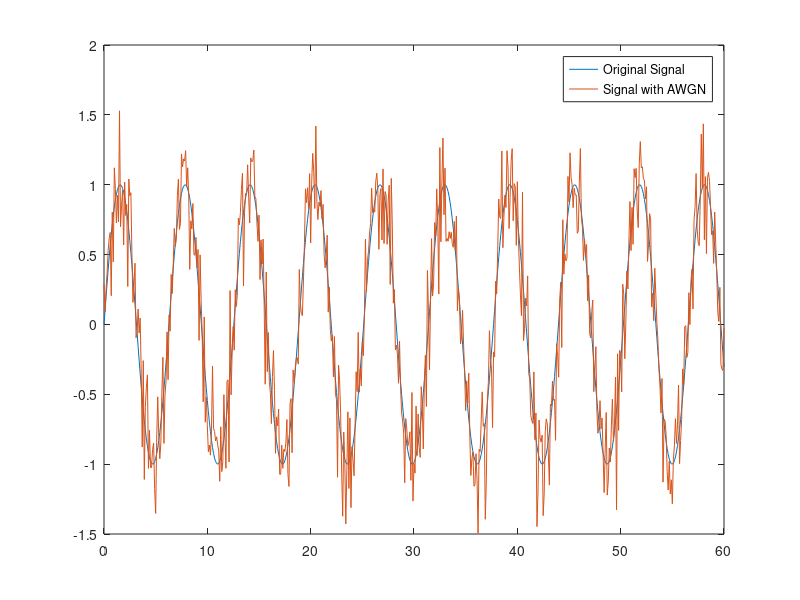

MATLAB code for this plot:
%Clear output screen
clc;
clear all;
close all;

%----------Input Section----------------
t = (0:0.1:60)';
x = sin(t);
%---------------------------------------

%----------Output Section----------------
y = awgn(x,10,'measured');
plot(t,[x y])
legend('Original Signal','Signal with AWGN')
%---------------------------------------


